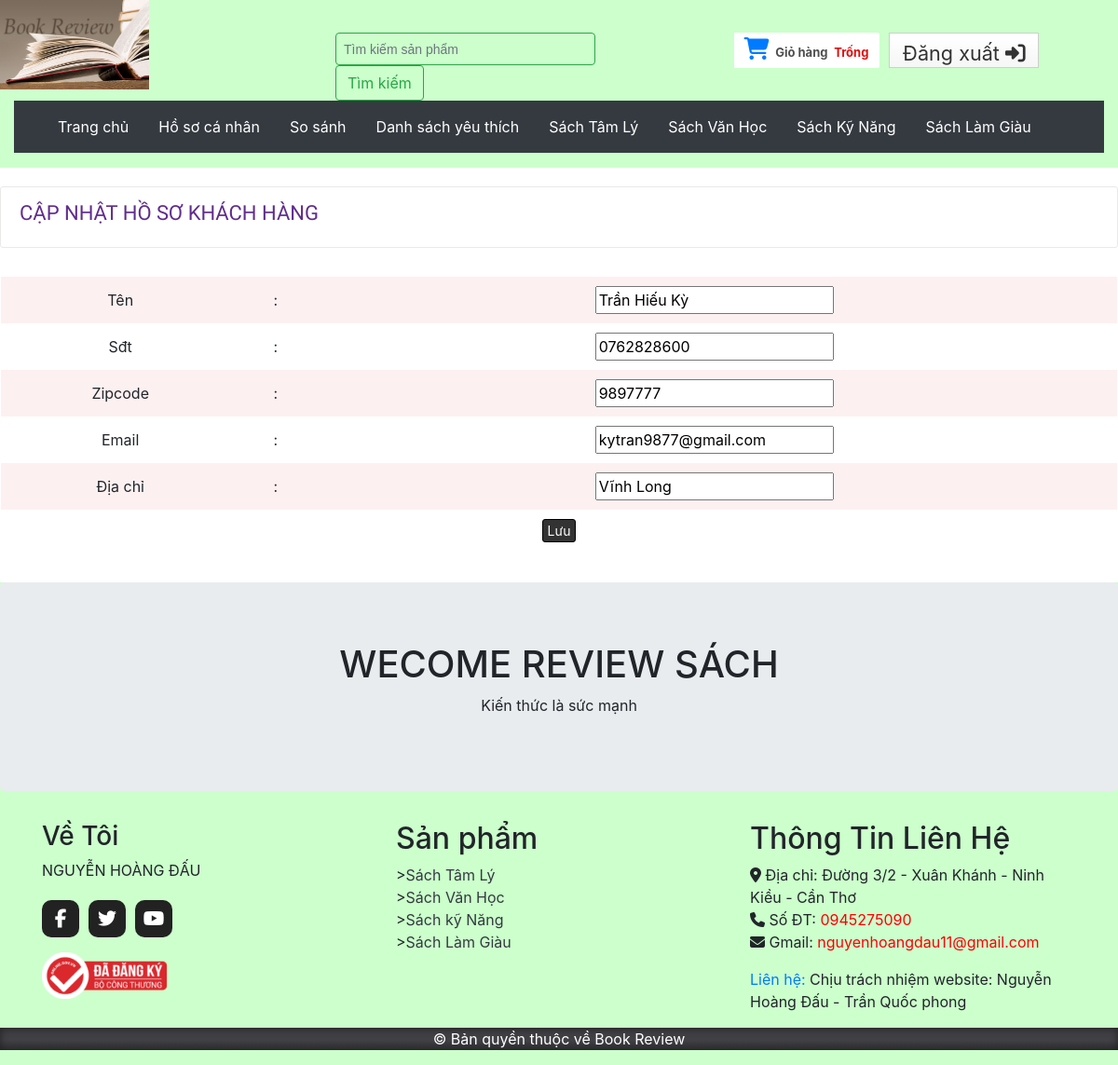
The page /editprofile.php (signed in) on the database its author committed.
### tables this page shows
CREATE TABLE `tbl_customer` (
  `id` int(11) NOT NULL,
  `name` varchar(255) NOT NULL,
  `address` varchar(255) NOT NULL,
  `city` varchar(30) NOT NULL,
  `country` varchar(30) NOT NULL,
  `zipcode` varchar(30) NOT NULL,
  `phone` varchar(30) NOT NULL,
  `email` varchar(50) NOT NULL,
  `password` varchar(255) NOT NULL
);

### classes/customer.php (called while the page is built, shortened)
<?php
	$filepath = realpath(dirname(__FILE__));
	include_once ($filepath.'/../lib/database.php');
?>
<?php
	class customer
	{
		private $db;
		public function __construct()
		{
			$this->db = new Database();
		}
		public function show_customers($id){
			$query = "SELECT * FROM tbl_customer WHERE id='$id'";
			$result = $this->db->select($query);
			return $result;
		}
	}
?>

### lib/database.php (called while the page is built, shortened)
<?php
Class Database{
   public $host   = DB_HOST;
   public $user   = DB_USER;
   public $pass   = DB_PASS;
   public $dbname = DB_NAME;
   public $link;
private function connectDB(){
   $this->link = new mysqli($this->host, $this->user, $this->pass,
    $this->dbname);
 }
public function select($query){
  $result = $this->link->query($query) or
   die($this->link->error.__LINE__);
  if($result->num_rows > 0){
    return $result;
  } else {
    return false;
  }
 }
}

### lib/session.php (called while the page is built, shortened)
<?php
class Session{
 public static function get($key){
    if (isset($_SESSION[$key])) {
     return $_SESSION[$key];
    } else {
     return false;
    }
 }
}
?>

### editprofile.php (the view, shortened to what this page needs)
<?php
	include 'inc/header.php';
?>
 <div class="main">
    <div class="content">
    	<div class="section group">
    		<div class="content_top">
	    		<div class="heading">
	    		<h3>Cập nhật hồ sơ khách hàng</h3>
	    		</div>
    		</div>
			<form action="" method="post">
			<table class="tblone">
				<tr>
				</tr>
				<?php
				$id = Session::get('customer_id');
				$get_customers = $cs->show_customers($id);
				if($get_customers){
					while($result = $get_customers->fetch_assoc()){
				?>
				<tr>
					<td>Tên</td>
					<td>:</td>
					<td><input type="text" name="name" value="<?php echo $result['name'] ?>"></td>
				</tr>
				<tr>
					<td>Sđt</td>
					<td>:</td>
					<td><input type="text" name="phone" value="<?php echo $result['phone'] ?>"></td>
				</tr>
				<tr>
					<td>Zipcode</td>
					<td>:</td>
					<td><input type="text" name="zipcode" value="<?php echo $result['zipcode'] ?>"></td>
				</tr>
				<tr>
					<td>Email</td>
					<td>:</td>
					<td><input type="text" name="email" value="<?php echo $result['email'] ?>"></td>
				</tr>
				<tr>
					<td>Địa chỉ</td>
					<td>:</td>
					<td><input type="text" name="address" value="<?php echo $result['address'] ?>"></td>
				</tr>
				<tr>
					<td colspan="3"><input type="submit" name="save" value="Lưu"></td>
				</tr>
				<?php
					}
				}
				?>
			</table>
			</form>
 		</div>
 	</div>
<?php
	include 'inc/footer.php';
 ?>

### css/style.css (style rules this page uses)
html, body, div, span, applet, object, iframe, h1, h2, h3, h4, h5, h6, p, blockquote, pre, a, abbr, acronym, address, big, cite, code, del, dfn, em, img, ins, kbd, q, s, samp, small, strike, strong, sub, sup, tt, var, b, u, i, dl, dt, dd, ol, nav ul, nav li, fieldset, form, label, legend, table, caption, tbody, tfoot, thead, tr, th, td, article, aside, canvas, details, embed, figure, figcaption, footer, header, hgroup, menu, nav, output, ruby, section, summary, time, mark, audio, video { margin: 0; padding: 0; border: 0; font-size: 100%; font: inherit; vertical-align: baseline; }
table { border-collapse: collapse; border-spacing: 0; }
body { font-family: Arial, Helvetica, sans-serif; background: url(../images/body_bg3.jpg); }
.section { clear: both; padding: 0px; margin: 0px; }
.group:before, .group:after { content: ""; display: table; }
.group:after { clear: both; }
.group { zoom: 1; }
.content { padding: 20px 0; background: #fff; }
.content_top { padding: 15px 20px; border: 1px solid #ebe8e8; border-radius: 3px; }
.heading { float: left; margin-right: 10%; }
.heading h3 { font-family: "Monda", sans-serif; font-size: 22px; color: #602d8d; text-transform: uppercase; }
.tblone { border: 1px solid #fff; margin-bottom: 12px; width: 100%; }
.tblone td { padding: 10px; text-align: center; }
table.tblone tr:nth-child(2n + 1) { background: #fff; height: 30px; }
table.tblone tr:nth-child(2n) { background: #fdf0f1; height: 30px; }
table.tblone input[type="submit"] { background: #333 none repeat scroll 0 0; border: 1px solid #000; border-radius: 3px; color: #fff; cursor: pointer; font-size: 14px; padding: 1px 5px; }

### rows shown on the page
tbl_customer: name "Trần Hiếu Kỳ", phone "0762828600", zipcode "9897777", email "kytran9877@gmail.com", address "Vĩnh Long"
